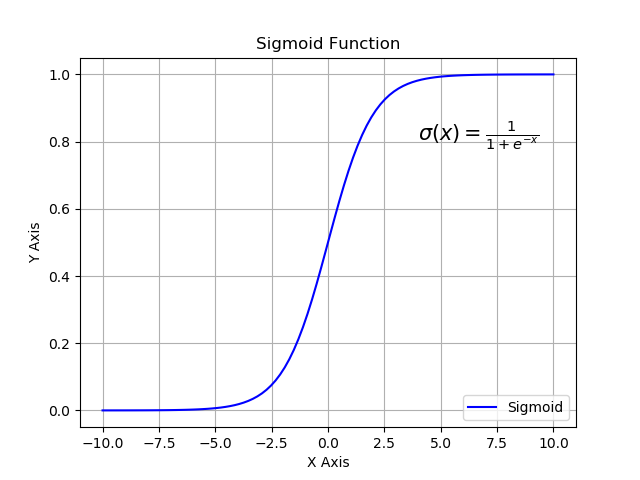

The script that drew this image:
from matplotlib import pylab
import pylab as plt
import numpy as np

#sigmoid = lambda x: 1 / (1 + np.exp(-x))
def sigmoid(x):
    return (1 / (1 + np.exp(-x)))

x_axis = plt.linspace(-10,10)
y_axis = plt.linspace(-1,1)

x = plt.linspace(-10,10,100)

black = (0,0,0)

plt.plot(x, sigmoid(x), 'b', label='Sigmoid')

plt.grid()

plt.title('Sigmoid Function')

plt.legend(loc='lower right')

# write the Sigmoid formula
plt.text(4, 0.8, r'$\sigma(x)=\frac{1}{1+e^{-x}}$', fontsize=15)

plt.xlabel('X Axis')
plt.ylabel('Y Axis')

plt.show()
